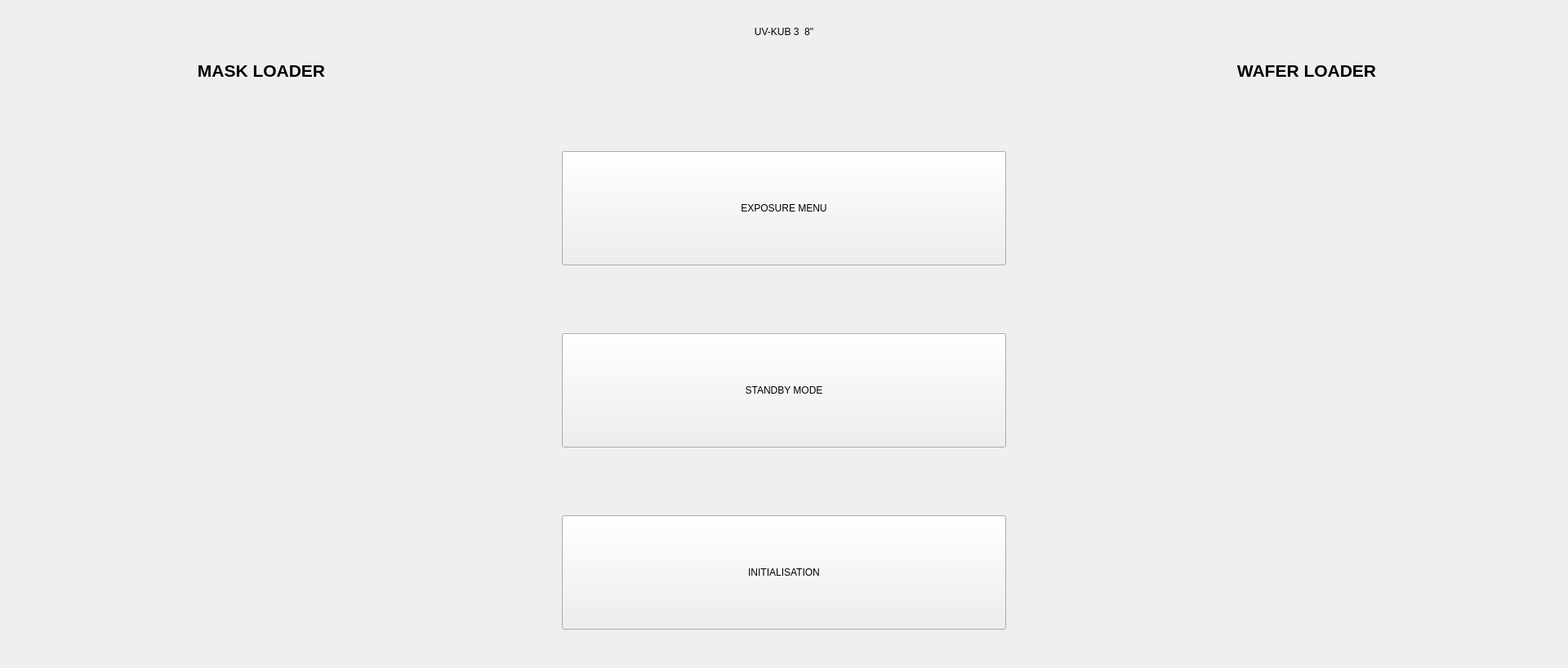
<?xml version="1.0" encoding="UTF-8"?>
<ui version="4.0">
 <class>HomeEightView</class>
 <widget class="QWidget" name="HomeEightView">
  <property name="geometry">
   <rect>
    <x>0</x>
    <y>0</y>
    <width>1920</width>
    <height>818</height>
   </rect>
  </property>
  <property name="sizePolicy">
   <sizepolicy hsizetype="Fixed" vsizetype="Fixed">
    <horstretch>0</horstretch>
    <verstretch>0</verstretch>
   </sizepolicy>
  </property>
  <property name="minimumSize">
   <size>
    <width>1920</width>
    <height>818</height>
   </size>
  </property>
  <property name="maximumSize">
   <size>
    <width>1920</width>
    <height>925</height>
   </size>
  </property>
  <property name="windowTitle">
   <string>Form</string>
  </property>
  <property name="styleSheet">
   <string notr="true">


#FormSplashScreen
{
background-color: rgb(255, 255, 255);
}

</string>
  </property>
  <property name="styleClass" stdset="0">
   <string>superview</string>
  </property>
  <layout class="QGridLayout" name="gridLayout">
   <property name="leftMargin">
    <number>0</number>
   </property>
   <property name="topMargin">
    <number>0</number>
   </property>
   <property name="rightMargin">
    <number>0</number>
   </property>
   <property name="bottomMargin">
    <number>0</number>
   </property>
   <property name="horizontalSpacing">
    <number>0</number>
   </property>
   <property name="verticalSpacing">
    <number>10</number>
   </property>
   <item row="1" column="0" colspan="3">
    <widget class="QLabel" name="mainTitle">
     <property name="text">
      <string>UV-KUB 3  8&quot;</string>
     </property>
     <property name="alignment">
      <set>Qt::AlignmentFlag::AlignHCenter|Qt::AlignmentFlag::AlignTop</set>
     </property>
     <property name="textClass" stdset="0">
      <string>normtitle</string>
     </property>
    </widget>
   </item>
   <item row="5" column="0" colspan="3">
    <widget class="QWidget" name="widget" native="true">
     <property name="maximumSize">
      <size>
       <width>16777215</width>
       <height>800</height>
      </size>
     </property>
     <layout class="QGridLayout" name="gridLayout_2">
      <property name="leftMargin">
       <number>48</number>
      </property>
      <property name="topMargin">
       <number>24</number>
      </property>
      <property name="rightMargin">
       <number>48</number>
      </property>
      <property name="horizontalSpacing">
       <number>96</number>
      </property>
      <property name="verticalSpacing">
       <number>48</number>
      </property>
      <item row="1" column="1">
       <widget class="QPushButton" name="mainSubmenuStandByBtn">
        <property name="sizePolicy">
         <sizepolicy hsizetype="Minimum" vsizetype="MinimumExpanding">
          <horstretch>0</horstretch>
          <verstretch>0</verstretch>
         </sizepolicy>
        </property>
        <property name="minimumSize">
         <size>
          <width>0</width>
          <height>100</height>
         </size>
        </property>
        <property name="maximumSize">
         <size>
          <width>16777215</width>
          <height>140</height>
         </size>
        </property>
        <property name="styleSheet">
         <string notr="true"/>
        </property>
        <property name="text">
         <string>STANDBY MODE</string>
        </property>
        <property name="styleClass" stdset="0">
         <string>clearradius</string>
        </property>
        <property name="class" stdset="0">
         <string>text-large color-white button-fat border-radius-25 bg-blue-kloe</string>
        </property>
       </widget>
      </item>
      <item row="0" column="0" rowspan="3">
       <widget class="NavButton" name="maskBtn" native="true"/>
      </item>
      <item row="2" column="1">
       <widget class="QPushButton" name="pushButton_Initialisation">
        <property name="minimumSize">
         <size>
          <width>0</width>
          <height>100</height>
         </size>
        </property>
        <property name="maximumSize">
         <size>
          <width>16777215</width>
          <height>140</height>
         </size>
        </property>
        <property name="text">
         <string>INITIALISATION</string>
        </property>
        <property name="styleClass" stdset="0">
         <string>clearradius</string>
        </property>
        <property name="class" stdset="0">
         <string>text-large color-white button-fat border-radius-25 bg-orange</string>
        </property>
       </widget>
      </item>
      <item row="0" column="1">
       <widget class="QPushButton" name="mainSubmenuExposureBtn">
        <property name="sizePolicy">
         <sizepolicy hsizetype="Minimum" vsizetype="MinimumExpanding">
          <horstretch>0</horstretch>
          <verstretch>0</verstretch>
         </sizepolicy>
        </property>
        <property name="minimumSize">
         <size>
          <width>0</width>
          <height>100</height>
         </size>
        </property>
        <property name="maximumSize">
         <size>
          <width>16777215</width>
          <height>140</height>
         </size>
        </property>
        <property name="styleSheet">
         <string notr="true"/>
        </property>
        <property name="text">
         <string>EXPOSURE MENU</string>
        </property>
        <property name="styleClass" stdset="0">
         <string>clearradius</string>
        </property>
        <property name="class" stdset="0">
         <string>text-large color-white button-fat border-radius-25 bg-blue-kloe</string>
        </property>
       </widget>
      </item>
      <item row="0" column="2" rowspan="3">
       <widget class="NavButton" name="waferBtn" native="true"/>
      </item>
     </layout>
    </widget>
   </item>
   <item row="4" column="0">
    <widget class="QLabel" name="maskLoaderSubmenuTitle">
     <property name="sizePolicy">
      <sizepolicy hsizetype="Minimum" vsizetype="Minimum">
       <horstretch>0</horstretch>
       <verstretch>0</verstretch>
      </sizepolicy>
     </property>
     <property name="minimumSize">
      <size>
       <width>0</width>
       <height>60</height>
      </size>
     </property>
     <property name="font">
      <font>
       <pointsize>16</pointsize>
       <italic>false</italic>
       <bold>true</bold>
      </font>
     </property>
     <property name="styleSheet">
      <string notr="true">border-left: none;</string>
     </property>
     <property name="text">
      <string>MASK LOADER</string>
     </property>
     <property name="alignment">
      <set>Qt::AlignmentFlag::AlignCenter</set>
     </property>
     <property name="styleClass" stdset="0">
      <string>band</string>
     </property>
     <property name="class" stdset="0">
      <string>text-extra-large color-white bg-blue-kloe</string>
     </property>
    </widget>
   </item>
   <item row="0" column="1">
    <spacer name="verticalSpacer_3">
     <property name="orientation">
      <enum>Qt::Orientation::Vertical</enum>
     </property>
     <property name="sizeType">
      <enum>QSizePolicy::Policy::Fixed</enum>
     </property>
     <property name="sizeHint" stdset="0">
      <size>
       <width>20</width>
       <height>32</height>
      </size>
     </property>
    </spacer>
   </item>
   <item row="4" column="1">
    <widget class="QLabel" name="mainSubmenuTitle">
     <property name="sizePolicy">
      <sizepolicy hsizetype="Preferred" vsizetype="Fixed">
       <horstretch>0</horstretch>
       <verstretch>0</verstretch>
      </sizepolicy>
     </property>
     <property name="minimumSize">
      <size>
       <width>0</width>
       <height>60</height>
      </size>
     </property>
     <property name="font">
      <font>
       <pointsize>16</pointsize>
       <italic>false</italic>
       <bold>true</bold>
      </font>
     </property>
     <property name="styleSheet">
      <string notr="true">border-left: none; border-right: none;</string>
     </property>
     <property name="text">
      <string/>
     </property>
     <property name="alignment">
      <set>Qt::AlignmentFlag::AlignCenter</set>
     </property>
     <property name="styleClass" stdset="0">
      <string>band</string>
     </property>
     <property name="class" stdset="0">
      <string>text-extra-large color-white bg-blue-kloe</string>
     </property>
    </widget>
   </item>
   <item row="4" column="2">
    <widget class="QLabel" name="waferLoaderSubmenuTitle">
     <property name="minimumSize">
      <size>
       <width>0</width>
       <height>60</height>
      </size>
     </property>
     <property name="font">
      <font>
       <pointsize>16</pointsize>
       <italic>false</italic>
       <bold>true</bold>
      </font>
     </property>
     <property name="styleSheet">
      <string notr="true">border-left: none;</string>
     </property>
     <property name="text">
      <string>WAFER LOADER</string>
     </property>
     <property name="alignment">
      <set>Qt::AlignmentFlag::AlignCenter</set>
     </property>
     <property name="styleClass" stdset="0">
      <string>band</string>
     </property>
     <property name="class" stdset="0">
      <string>text-extra-large color-white bg-blue-kloe</string>
     </property>
    </widget>
   </item>
  </layout>
 </widget>
 <customwidgets>
  <customwidget>
   <class>NavButton</class>
   <extends>QWidget</extends>
   <header>Views/Components/NavButton.h</header>
   <container>1</container>
  </customwidget>
 </customwidgets>
 <resources>
  <include location="../resources.qrc"/>
 </resources>
 <connections/>
</ui>
